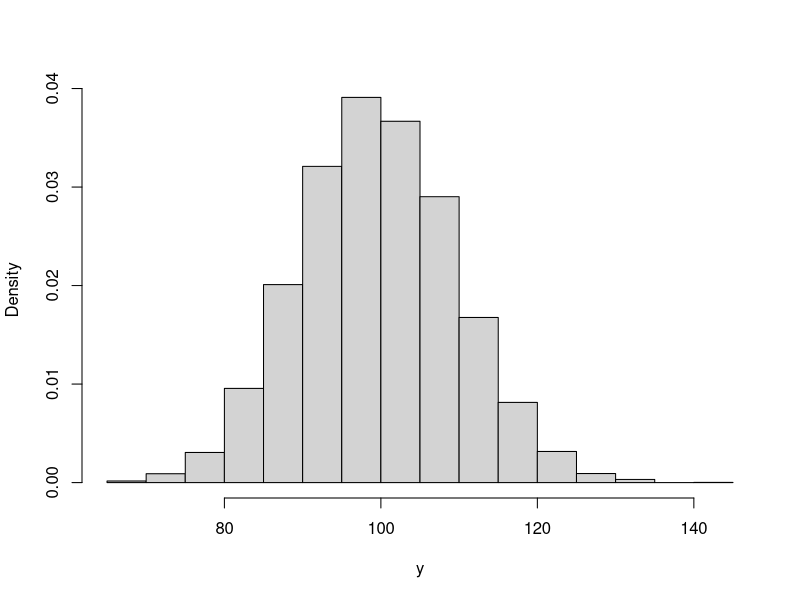
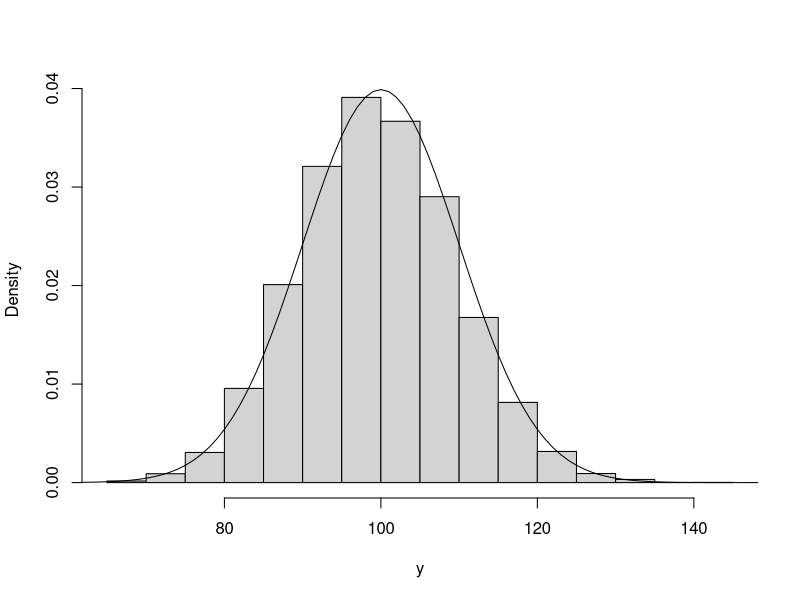

R code for these plots, in order:
## ---- chunk 1
y <- rpois(n = 10000, lambda = 100)
## ---- chunk 2
hist(y, freq = FALSE, xlab = "y", main = "")
## ---- chunk 3
x <- seq(from = 50, to = 150, by = 1)           #create uniform grid on [50, 150]
density <- dnorm(x, mean = 100, sd = sqrt(100)) #compute density

#plot together
hist(y, freq = FALSE, xlab = "y", main = "")
lines(x, density)
## ---- chunk 4
u <- runif(n = 10, min = -1, max = 1)
u
## ---- chunk 5
normal.density <- function(x, mu, sigma){
  
  fraction.term <- 1/sqrt(2*pi*sigma^2)
  exponent.term <- -1/(2*sigma^2)*(x-mu)^2
  
  result <- fraction.term*exp(exponent.term)
  return(result)
  
}
## ---- chunk 6

normal.density(x = 0.5, mu = 1, sigma = 0.5)
dnorm(x = 0.5, mean = 1, sd = 0.5)
